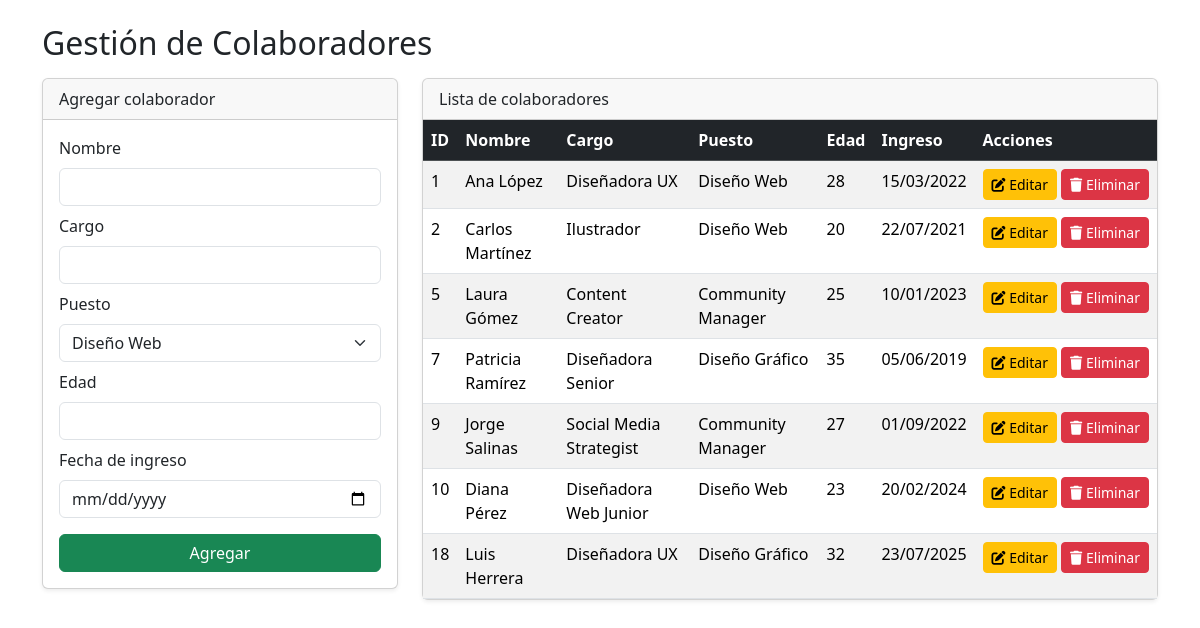
The page / on the database its author committed.
### tables this page shows
CREATE TABLE `colaboradores` (
  `id` int(11) NOT NULL,
  `nombre` varchar(100) NOT NULL,
  `cargo` varchar(100) NOT NULL,
  `puesto` enum('Diseño Web','Diseño Gráfico','Community Manager') NOT NULL,
  `edad` int(11) NOT NULL,
  `fecha_ingreso` date NOT NULL
);

### index.php (the view, shortened to what this page needs)
<?php
$db = new Conexion();
$conn = $db->conn;
$stmt = $conn->prepare("SELECT id, nombre, cargo, puesto, edad, fecha_ingreso FROM colaboradores ORDER BY id ASC");
$stmt->execute();
$result = $stmt->get_result();
?>
<!DOCTYPE html>
<html lang="es">
<head>
    <link href="https://cdn.jsdelivr.net/npm/bootstrap@5.3.2/dist/css/bootstrap.min.css" rel="stylesheet">
</head>
<body class="container mt-4">
    <h2 class="mb-3">Gestión de Colaboradores</h2>
    <div class="row g-4">
        <div class="col-md-4">
            <div class="card shadow-sm">
                <div class="card-header">Agregar colaborador</div>
                <div class="card-body">
                    <form action="controladores/registrar_colaborador.php" method="POST" novalidate>
                        <div class="mb-2">
                            <label class="form-label">Nombre</label>
                            <input type="text" name="nombre" class="form-control" required>
                        </div>
                        <div class="mb-2">
                            <label class="form-label">Cargo</label>
                            <input type="text" name="cargo" class="form-control" required>
                        </div>
                        <div class="mb-2">
                            <label class="form-label">Puesto</label>
                            <select name="puesto" class="form-select" required>
                                <option value="Diseño Web">Diseño Web</option>
                            </select>
                        </div>
                        <div class="mb-2">
                            <label class="form-label">Edad</label>
                            <input type="number" name="edad" min="0" class="form-control" required>
                        </div>
                        <div class="mb-3">
                            <label class="form-label">Fecha de ingreso</label>
                            <input type="date" name="fecha_ingreso" class="form-control" required>
                        </div>
                        <button type="submit" class="btn btn-success w-100">Agregar</button>
                    </form>
                </div>
            </div>
        </div>
        <div class="col-md-8">
            <div class="card shadow-sm">
                <div class="card-header">Lista de colaboradores</div>
                <div class="card-body p-0">
                    <div class="table-responsive">
                        <table class="table table-striped table-hover mb-0">
                            <thead class="table-dark">
                                <tr>
                                    <th>ID</th>
                                    <th>Nombre</th>
                                    <th>Cargo</th>
                                    <th>Puesto</th>
                                    <th>Edad</th>
                                    <th>Ingreso</th>
                                    <th>Acciones</th>
                                </tr>
                            </thead>
                            <tbody>
                            <?php while ($row = $result->fetch_assoc()): ?>
                                <tr>
                                    <td><?= (int)$row['id'] ?></td>
                                    <td><?= htmlspecialchars($row['nombre']) ?></td>
                                    <td><?= htmlspecialchars($row['cargo']) ?></td>
                                    <td><?= htmlspecialchars($row['puesto']) ?></td>
                                    <td><?= (int)$row['edad'] ?></td>
                                    <td><?= date("d/m/Y", strtotime($row['fecha_ingreso'])) ?></td>
                                    <td class="text-nowrap">
                                        <a href="edit.php?id=<?= (int)$row['id'] ?>" class="btn btn-warning btn-sm"><i class="fa-solid fa-pen-to-square"></i> Editar</a>
                                        <a href="controladores/eliminar_colaborador.php?id=<?= (int)$row['id'] ?>"
                                           class="btn btn-danger btn-sm"
                                           onclick="return confirm('¿Seguro que deseas eliminarlo?')"><i class="fa-solid fa-trash"></i> Eliminar</a>
                                    </td>
                                </tr>
                            <?php endwhile; $stmt->close(); ?>
                            </tbody>
                        </table>
                    </div>
                </div>
            </div>
        </div>
    </div>
</body>
</html>

### rows shown on the page
colaboradores: id "1", nombre "Ana López", cargo "Diseñadora UX", puesto "Diseño Web", edad "28", fecha_ingreso "15/03/2022"
colaboradores: id "2", nombre "Carlos Martínez", cargo "Ilustrador", puesto "Diseño Web", edad "20", fecha_ingreso "22/07/2021"
colaboradores: id "5", nombre "Laura Gómez", cargo "Content Creator", puesto "Community Manager", edad "25", fecha_ingreso "10/01/2023"
colaboradores: id "7", nombre "Patricia Ramírez", cargo "Diseñadora Senior", puesto "Diseño Gráfico", edad "35", fecha_ingreso "05/06/2019"
colaboradores: id "9", nombre "Jorge Salinas", cargo "Social Media Strategist", puesto "Community Manager", edad "27", fecha_ingreso "01/09/2022"
colaboradores: id "10", nombre "Diana Pérez", cargo "Diseñadora Web Junior", puesto "Diseño Web", edad "23", fecha_ingreso "20/02/2024"
colaboradores: id "18", nombre "Luis Herrera", cargo "Diseñadora UX", puesto "Diseño Gráfico", edad "32", fecha_ingreso "23/07/2025"
